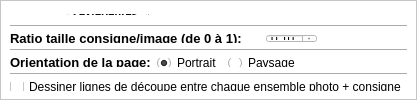
           <widget class="QWidget" name="pageStyle">
            <property name="geometry">
             <rect>
              <x>0</x>
              <y>0</y>
              <width>401</width>
              <height>100</height>
             </rect>
            </property>
            <attribute name="label">
             <string>STYLE (marges, ratio, format...)</string>
            </attribute>
            <layout class="QVBoxLayout" name="verticalLayout_3">
             <property name="spacing">
              <number>0</number>
             </property>
             <property name="leftMargin">
              <number>0</number>
             </property>
             <property name="topMargin">
              <number>0</number>
             </property>
             <property name="rightMargin">
              <number>0</number>
             </property>
             <property name="bottomMargin">
              <number>0</number>
             </property>
             <item>
              <widget class="QFrame" name="fStyle">
               <property name="minimumSize">
                <size>
                 <width>0</width>
                 <height>100</height>
                </size>
               </property>
               <property name="styleSheet">
                <string notr="true">background-color:white;</string>
               </property>
               <property name="frameShape">
                <enum>QFrame::StyledPanel</enum>
               </property>
               <property name="frameShadow">
                <enum>QFrame::Raised</enum>
               </property>
               <layout class="QVBoxLayout" name="verticalLayout_2">
                <item>
                 <layout class="QGridLayout" name="glExternMargins">
                  <item row="0" column="0" colspan="5">
                   <widget class="QLabel" name="label_2">
                    <property name="styleSheet">
                     <string notr="true">

QLabel
{
	color : black;

	font-style: normal;
	font-size: 10pt;
	font-weight: bold;
}

</string>
                    </property>
                    <property name="text">
                     <string>Ratio des marges ( de 0 à 1)</string>
                    </property>
                   </widget>
                  </item>
                  <item row="4" column="1" alignment="Qt::AlignLeft">
                   <widget class="QLabel" name="laInterMargins">
                    <property name="styleSheet">
                     <string notr="true">

QLabel
{
	color : black;

	font-style: normal;
	font-size: 8pt;
	font-weight: bold;
}

</string>
                    </property>
                    <property name="text">
                     <string>-&gt;  intérieures:</string>
                    </property>
                   </widget>
                  </item>
                  <item row="1" column="3">
                   <widget class="QLabel" name="laLeftMargins">
                    <property name="text">
                     <string>Gauche</string>
                    </property>
                   </widget>
                  </item>
                  <item row="4" column="3">
                   <widget class="QLabel" name="laInternMarginsWidth">
                    <property name="text">
                     <string>Largeur :</string>
                    </property>
                   </widget>
                  </item>
                  <item row="4" column="2">
                   <widget class="Line" name="line_5">
                    <property name="orientation">
                     <enum>Qt::Vertical</enum>
                    </property>
                   </widget>
                  </item>
                  <item row="1" column="7" colspan="2">
                   <widget class="QDoubleSpinBox" name="dsRightMargins">
                    <property name="maximumSize">
                     <size>
                      <width>50</width>
                      <height>16777215</height>
                     </size>
                    </property>
                    <property name="maximum">
                     <double>0.300000000000000</double>
                    </property>
                    <property name="singleStep">
                     <double>0.010000000000000</double>
                    </property>
                    <property name="value">
                     <double>0.020000000000000</double>
                    </property>
                   </widget>
                  </item>
                  <item row="1" column="4">
                   <widget class="QDoubleSpinBox" name="dsLeftMargins">
                    <property name="maximumSize">
                     <size>
                      <width>50</width>
                      <height>16777215</height>
                     </size>
                    </property>
                    <property name="maximum">
                     <double>0.300000000000000</double>
                    </property>
                    <property name="singleStep">
                     <double>0.010000000000000</double>
                    </property>
                    <property name="value">
                     <double>0.020000000000000</double>
                    </property>
                   </widget>
                  </item>
                  <item row="1" column="2" rowspan="2">
                   <widget class="Line" name="line_2">
                    <property name="orientation">
                     <enum>Qt::Vertical</enum>
                    </property>
                   </widget>
                  </item>
                  <item row="1" column="12" rowspan="4">
                   <spacer name="hsMargins">
                    <property name="orientation">
                     <enum>Qt::Horizontal</enum>
                    </property>
                    <property name="sizeHint" stdset="0">
                     <size>
                      <width>40</width>
                      <height>20</height>
                     </size>
                    </property>
                   </spacer>
                  </item>
                  <item row="2" column="7" colspan="2">
                   <widget class="QDoubleSpinBox" name="dsBottomMargins">
                    <property name="maximumSize">
                     <size>
                      <width>50</width>
                      <height>16777215</height>
                     </size>
                    </property>
                    <property name="maximum">
                     <double>0.300000000000000</double>
                    </property>
                    <property name="singleStep">
                     <double>0.010000000000000</double>
                    </property>
                    <property name="value">
                     <double>0.020000000000000</double>
                    </property>
                   </widget>
                  </item>
                  <item row="1" column="6">
                   <widget class="QLabel" name="laRightMargins">
                    <property name="text">
                     <string>Droite</string>
                    </property>
                   </widget>
                  </item>
                  <item row="2" column="4">
                   <widget class="QDoubleSpinBox" name="dsTopMargins">
                    <property name="maximumSize">
                     <size>
                      <width>50</width>
                      <height>16777215</height>
                     </size>
                    </property>
                    <property name="maximum">
                     <double>0.300000000000000</double>
                    </property>
                    <property name="singleStep">
                     <double>0.010000000000000</double>
                    </property>
                    <property name="value">
                     <double>0.020000000000000</double>
                    </property>
                   </widget>
                  </item>
                  <item row="4" column="7">
                   <widget class="QDoubleSpinBox" name="dsInterMarginsHeight">
                    <property name="maximumSize">
                     <size>
                      <width>50</width>
                      <height>16777215</height>
                     </size>
                    </property>
                    <property name="decimals">
                     <number>3</number>
                    </property>
                    <property name="maximum">
                     <double>0.100000000000000</double>
                    </property>
                    <property name="singleStep">
                     <double>0.001000000000000</double>
                    </property>
                    <property name="value">
                     <double>0.010000000000000</double>
                    </property>
                   </widget>
                  </item>
                  <item row="2" column="3">
                   <widget class="QLabel" name="laTopMargins">
                    <property name="text">
                     <string>Haut</string>
                    </property>
                   </widget>
                  </item>
                  <item row="4" column="6">
                   <widget class="QLabel" name="label">
                    <property name="text">
                     <string>Hauteur </string>
                    </property>
                   </widget>
                  </item>
                  <item row="4" column="4">
                   <widget class="QDoubleSpinBox" name="dsInterMarginsWidth">
                    <property name="maximumSize">
                     <size>
                      <width>50</width>
                      <height>16777215</height>
                     </size>
                    </property>
                    <property name="decimals">
                     <number>3</number>
                    </property>
                    <property name="maximum">
                     <double>0.100000000000000</double>
                    </property>
                    <property name="singleStep">
                     <double>0.001000000000000</double>
                    </property>
                    <property name="value">
                     <double>0.010000000000000</double>
                    </property>
                   </widget>
                  </item>
                  <item row="2" column="6">
                   <widget class="QLabel" name="laBottomMargins">
                    <property name="text">
                     <string>Bas</string>
                    </property>
                   </widget>
                  </item>
                  <item row="1" column="1" rowspan="2" alignment="Qt::AlignLeft">
                   <widget class="QLabel" name="laExternMargins">
                    <property name="styleSheet">
                     <string notr="true">

QLabel
{
	color : black;

	font-style: normal;
	font-size: 8pt;
	font-weight: bold;
}

</string>
                    </property>
                    <property name="text">
                     <string>-&gt; extérieures:</string>
                    </property>
                   </widget>
                  </item>
                  <item row="1" column="0">
                   <widget class="QLabel" name="label_5">
                    <property name="minimumSize">
                     <size>
                      <width>50</width>
                      <height>0</height>
                     </size>
                    </property>
                    <property name="maximumSize">
                     <size>
                      <width>50</width>
                      <height>16777215</height>
                     </size>
                    </property>
                    <property name="text">
                     <string/>
                    </property>
                   </widget>
                  </item>
                  <item row="3" column="1" colspan="7">
                   <widget class="Line" name="line_12">
                    <property name="orientation">
                     <enum>Qt::Horizontal</enum>
                    </property>
                   </widget>
                  </item>
                 </layout>
                </item>
                <item>
                 <widget class="Line" name="line">
                  <property name="orientation">
                   <enum>Qt::Horizontal</enum>
                  </property>
                 </widget>
                </item>
                <item>
                 <layout class="QHBoxLayout" name="hlRatioCI">
                  <item>
                   <widget class="QLabel" name="laRatio">
                    <property name="minimumSize">
                     <size>
                      <width>250</width>
                      <height>0</height>
                     </size>
                    </property>
                    <property name="maximumSize">
                     <size>
                      <width>250</width>
                      <height>16777215</height>
                     </size>
                    </property>
                    <property name="styleSheet">
                     <string notr="true">

QLabel
{
	color : black;

	font-style: normal;
	font-size: 10pt;
	font-weight: bold;
}

</string>
                    </property>
                    <property name="text">
                     <string>Ratio taille consigne/image (de 0 à 1):</string>
                    </property>
                   </widget>
                  </item>
                  <item>
                   <widget class="QDoubleSpinBox" name="dsbRatio">
                    <property name="decimals">
                     <number>2</number>
                    </property>
                    <property name="minimum">
                     <double>0.000000000000000</double>
                    </property>
                    <property name="maximum">
                     <double>0.900000000000000</double>
                    </property>
                    <property name="singleStep">
                     <double>0.010000000000000</double>
                    </property>
                    <property name="value">
                     <double>0.100000000000000</double>
                    </property>
                   </widget>
                  </item>
                  <item>
                   <spacer name="hsRatio">
                    <property name="orientation">
                     <enum>Qt::Horizontal</enum>
                    </property>
                    <property name="sizeHint" stdset="0">
                     <size>
                      <width>40</width>
                      <height>20</height>
                     </size>
                    </property>
                   </spacer>
                  </item>
                 </layout>
                </item>
                <item>
                 <widget class="Line" name="line_3">
                  <property name="orientation">
                   <enum>Qt::Horizontal</enum>
                  </property>
                 </widget>
                </item>
                <item>
                 <layout class="QHBoxLayout" name="hlOrientation" stretch="0,0,0,0">
                  <item alignment="Qt::AlignHCenter|Qt::AlignVCenter">
                   <widget class="QLabel" name="laOrientationPage">
                    <property name="styleSheet">
                     <string notr="true">

QLabel
{
	color : black;

	font-style: normal;
	font-size: 10pt;
	font-weight: bold;
}

</string>
                    </property>
                    <property name="text">
                     <string>Orientation de la page:</string>
                    </property>
                   </widget>
                  </item>
                  <item alignment="Qt::AlignVCenter">
                   <widget class="QRadioButton" name="rbPortrait">
                    <property name="text">
                     <string>Portrait</string>
                    </property>
                    <property name="checked">
                     <bool>true</bool>
                    </property>
                    <attribute name="buttonGroup">
                     <string notr="true">buttonGroup_6</string>
                    </attribute>
                   </widget>
                  </item>
                  <item>
                   <widget class="QRadioButton" name="rbLandScape">
                    <property name="text">
                     <string>Paysage</string>
                    </property>
                    <attribute name="buttonGroup">
                     <string notr="true">buttonGroup_6</string>
                    </attribute>
                   </widget>
                  </item>
                  <item>
                   <spacer name="horizontalSpacer_9">
                    <property name="orientation">
                     <enum>Qt::Horizontal</enum>
                    </property>
                    <property name="sizeHint" stdset="0">
                     <size>
                      <width>40</width>
                      <height>20</height>
                     </size>
                    </property>
                   </spacer>
                  </item>
                 </layout>
                </item>
                <item>
                 <widget class="Line" name="line_13">
                  <property name="orientation">
                   <enum>Qt::Horizontal</enum>
                  </property>
                 </widget>
                </item>
                <item>
                 <widget class="QCheckBox" name="cbCutLines">
                  <property name="text">
                   <string>Dessiner lignes de découpe entre chaque ensemble photo + consigne</string>
                  </property>
                  <property name="checked">
                   <bool>false</bool>
                  </property>
                 </widget>
                </item>
                <item>
                 <spacer name="verticalSpacer_2">
                  <property name="orientation">
                   <enum>Qt::Vertical</enum>
                  </property>
                  <property name="sizeHint" stdset="0">
                   <size>
                    <width>20</width>
                    <height>40</height>
                   </size>
                  </property>
                 </spacer>
                </item>
               </layout>
              </widget>
             </item>
            </layout>
           </widget>
